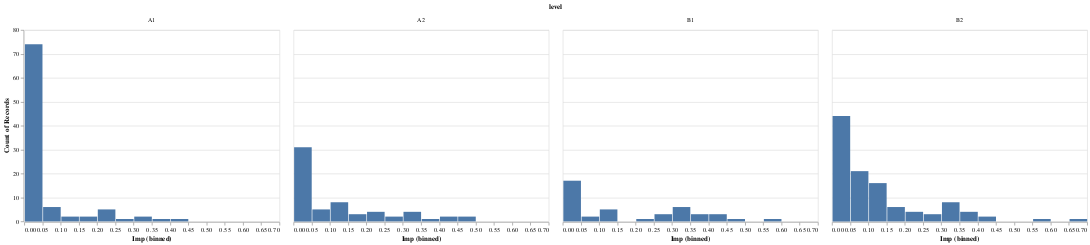

The code cell stored with this chart in its notebook:
### Markdown cell above
### Imp Tense

### Code cell
alt.Chart(level_verb_tense_df).mark_bar().encode(x = alt.X('Imp', bin = alt.Bin(maxbins = 30)), y = 'count()').facet('level')

### Figure 1 — Vega-Lite specification as saved in the notebook (floating-point values rounded to 4 significant figures; data arrays with more than 128 entries replaced by an {"elided": "..."} marker saying what was removed)
{"$schema": "https://vega.github.io/schema/vega-lite/v4.8.1.json", "config": {"view": {"continuousHeight": 300, "continuousWidth": 400}}, "data": {"name": "data-a46874723513081149dddc40d2b1ff27"}, "datasets": {"data-a46874723513081149dddc40d2b1ff27": {"elided": "308 records"}}, "facet": {"field": "level", "type": "nominal"}, "spec": {"encoding": {"x": {"bin": {"maxbins": 30}, "field": "Imp", "type": "quantitative"}, "y": {"aggregate": "count", "type": "quantitative"}}, "mark": "bar"}}
